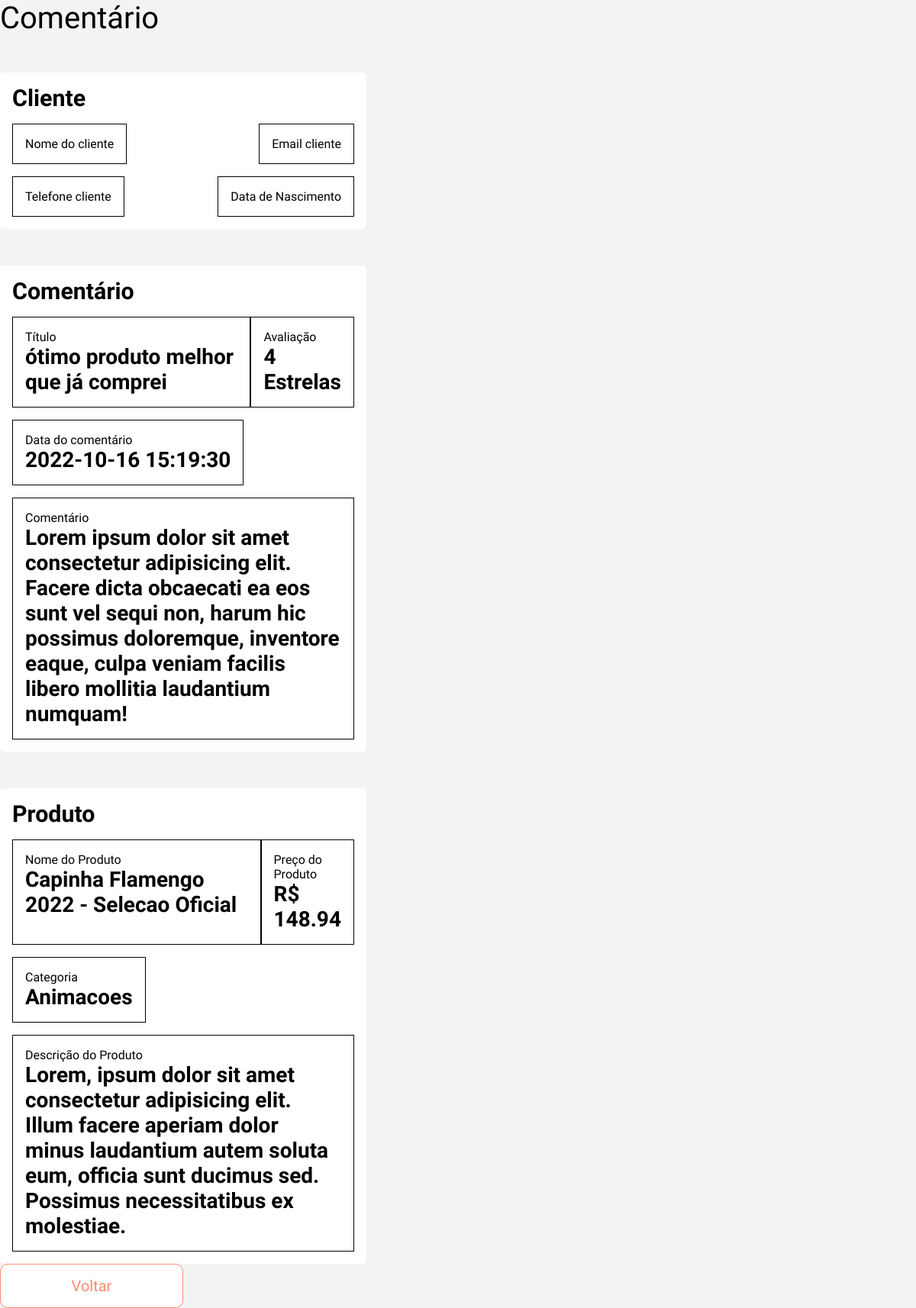
Page /view/DetailsComentarios.php?id=1 on the committed database.
### tables this page shows
CREATE TABLE IF NOT EXISTS `user_avaliacao` (
                                                             `id_avaliacao` INT NOT NULL AUTO_INCREMENT,
                                                             `id_produto` INT NOT NULL,
                                                             `id_cliente` INT NOT NULL,
                                                             `nota_avaliacao` INT(1) NOT NULL COMMENT 'avaliação de 1 - 5',
                                                             `titulo_avaliacao` VARCHAR(300) NOT NULL,
                                                             `descricao` VARCHAR(900) NOT NULL,
                                                             `data_avaliacao` DATETIME NOT NULL DEFAULT CURRENT_TIMESTAMP COMMENT 'data e hora do registro',
                                                             `status` INT(1) NOT NULL COMMENT '1 - ativo; 0 - inativo',
                                                             PRIMARY KEY (`id_avaliacao`),
                                                             CONSTRAINT `fk1_id_produto`
                                                                 FOREIGN KEY (`id_produto`)
                                                                     REFERENCES `user_produto` (`id_produto`)
                                                                     ON UPDATE CASCADE,
                                                             CONSTRAINT `fk2_id_cliente`
                                                                 FOREIGN KEY (`id_cliente`)
                                                                     REFERENCES `user_cliente` (`id_cliente`)
                                                                     ON UPDATE CASCADE);

CREATE TABLE IF NOT EXISTS `user_produto` (
                                                           `id_produto` INT NOT NULL AUTO_INCREMENT,
                                                           `id_modelo_celular` INT NOT NULL,
                                                           `id_categoria` INT NOT NULL,
                                                           `nome_produto` VARCHAR(300) NOT NULL,
                                                           `cod_produto` INT(4) ZEROFILL NOT NULL,
                                                           `preco_produto` FLOAT NOT NULL,
                                                           `peso_produto` INT NOT NULL COMMENT 'Peso em Gramas',
                                                           `descricao_produto` VARCHAR(900) NOT NULL,
                                                           `imagem_principal_produto` VARCHAR(300) NOT NULL,
                                                           `quantidade_produto` INT NOT NULL,
                                                           `categoria_special_produto` VARCHAR(200) NOT NULL,
                                                           `garantias_produto` VARCHAR(300) NOT NULL COMMENT 'beneficios - ex - garantia 3 dias',
                                                           `status` INT(1) NOT NULL COMMENT '2 - oferta 1 - disponivel 0 - indisponivel',
                                                           `data_reg_produto` DATETIME NOT NULL DEFAULT CURRENT_TIMESTAMP COMMENT 'data e hora do registro',
                                                           PRIMARY KEY (`id_produto`),
                                                           CONSTRAINT `fk_id_modelo_celular`
                                                               FOREIGN KEY (`id_modelo_celular`)
                                                                   REFERENCES `user_mod_celular` (`id_modelo_celular`)
                                                                   ON DELETE RESTRICT
                                                                   ON UPDATE CASCADE,
                                                           CONSTRAINT `fk_id_categoria`
                                                               FOREIGN KEY (`id_categoria`)
                                                                   REFERENCES `user_categoria` (`id_categoria`)
                                                                   ON DELETE RESTRICT
                                                                   ON UPDATE CASCADE);

CREATE TABLE IF NOT EXISTS `user_categoria` (
                                                             `id_categoria` INT NOT NULL AUTO_INCREMENT,
                                                             `nome_categoria` VARCHAR(200) NOT NULL,
                                                             `img_categoria` VARCHAR(300) NOT NULL,
                                                             `data_reg_cupom` DATETIME NOT NULL DEFAULT CURRENT_TIMESTAMP COMMENT 'data e hora do registro',
                                                             `link_categoria` VARCHAR(300) NOT NULL,
                                                             PRIMARY KEY (`id_categoria`)
);

### model/conexao.class.php (called while the page is built, shortened)
<?php
class Conexao{
    public function __construct(){
        try{
            $this->pdo = new PDO("mysql:dbname=2ucase_bd3;host=localhost","root","");
        }catch(PDOException $e){
            echo "Erro com banco de dados: " . $e->getMessage() . "<br>";
            exit();
        }catch(Exception $e){
            echo "Erro generico: " . $e->getMessage() . "<br>";
            exit();
        }
    }
}
?>

### model/Manager.class.php (called while the page is built, shortened)
<?php
require_once 'Conexao.class.php';
class Manager extends Conexao {
    public function getInfo($table, $columnName, $id) {
		$sql = "SELECT * FROM $table WHERE {$columnName} = :id";
		$statement = $this->pdo->prepare($sql);
		$statement->bindValue(":id", $id);
		$statement->execute();
		return $statement->fetchAll();
	}
}

### view/DetailsComentarios.php (the view, shortened to what this page needs)
<?php
require_once "../model/Manager.class.php";
$manager = new Manager();
$idComentario = $_REQUEST['id'];
$resultDetailComentario = $manager->getInfo('user_avaliacao', 'id_avaliacao', $idComentario);
$resultDetailProduto = $manager->getInfo('user_produto', 'id_produto', $resultDetailComentario[0]['id_produto']);
$resultDetailCategoria = $manager->getInfo('user_categoria', 'id_categoria', $resultDetailProduto[0]['id_categoria']);
?>
<!DOCTYPE html>
<html lang="pt-br">
<head>
    <?php require_once "../config/config.php"; ?>
    <link rel="stylesheet" href="../assets/css/detailsComentarios.css">
</head>
<body id="body-margin">
    <main class="container-produto">
        <h1>Comentário</h1>
        <article class="info-cliente container-comment">
            <h2>Cliente</h2>
            <div class="row-nome-email rows-comentarios">
                <label>Nome do cliente
                </label>
                <label>Email cliente
                </label>
            </div>
            <div class="row-phone-birth rows-comentarios">
                <label>Telefone cliente
                </label>
                <label>Data de Nascimento
                </label>
            </div>
        </article>
        <article class="info-comentario container-comment">
            <h2>Comentário</h2>
            <div class="row-titulo-stars rows-comentarios">
                <label>Título
                    <h3><?= $resultDetailComentario[0]['titulo_avaliacao'] ?></h3>
                </label>
                <label>Avaliação
                    <h3><?= $resultDetailComentario[0]['nota_avaliacao'] ?>  Estrelas</h3>
                </label>
            </div>
            <label>Data do comentário
                <h3><?= $resultDetailComentario[0]['data_avaliacao'] ?></h3>
            </label>
            <label>Comentário
                <h3><?= $resultDetailComentario[0]['descricao'] ?></h3>
            </label>
        </article>
        <article class="info-comentario container-comment">
            <h2>Produto</h2>
            <div class="row-titulo-stars rows-comentarios">
                <label>Nome do Produto
                    <h3><?= $resultDetailProduto[0]['nome_produto'] ?></h3>
                </label>
                <label>Preço do Produto
                    <h3>R$ <?= $resultDetailProduto[0]['preco_produto'] ?></h3>
                </label>
            </div>
            <label>Categoria
                <h3><?= $resultDetailCategoria[0]['nome_categoria'] ?></h3>
            </label>
            <label>Descrição do Produto
                <h3><?= $resultDetailProduto[0]['descricao_produto'] ?></h3>
            </label>
        </article>
        <button id="btn-exit" onclick="window.location.href='./ListComentarios.php'">Voltar</button>
    </main>
</body>
</html>

### assets/css/detailsComentarios.css (style rules this page uses)
.container-comment { background-color: #fff; padding: 1rem; border-radius: 5px; }
.rows-comentarios { display: flex; width: 100%; justify-content: space-between; }
label { border: 1px solid #000; padding: 1rem; }
.container-comment { display: flex; flex-direction: column; width: 40vw; align-items: flex-start; gap: 1rem; margin-top: 3rem; }

### view/DetailsComentarios.php (style rules this page uses)
.container-comment { background-color: #fff; padding: 1rem; border-radius: 5px; }
.rows-comentarios { display: flex; width: 100%; justify-content: space-between; }
label { border: 1px solid #000; padding: 1rem; }
.container-comment { display: flex; flex-direction: column; width: 40vw; align-items: flex-start; gap: 1rem; margin-top: 3rem; }

### rows in the picture
user_avaliacao: titulo_avaliacao "ótimo produto melhor que já comprei", nota_avaliacao "4", data_avaliacao "2022-10-16 15:19:30", descricao "Lorem ipsum dolor sit amet consectetur adipisicing elit. Facere dicta obcaecati ea eos sunt vel sequi non, harum hic possimus doloremque, inventore eaque, culpa veniam facilis libero mollitia laudantium numquam!"
user_produto: nome_produto "Capinha Flamengo 2022 - Selecao Oficial", preco_produto "148.94", descricao_produto "Lorem, ipsum dolor sit amet consectetur adipisicing elit. Illum facere aperiam dolor minus laudantium autem soluta eum, officia sunt ducimus sed. Possimus necessitatibus ex molestiae."
user_categoria: nome_categoria "Animacoes"
